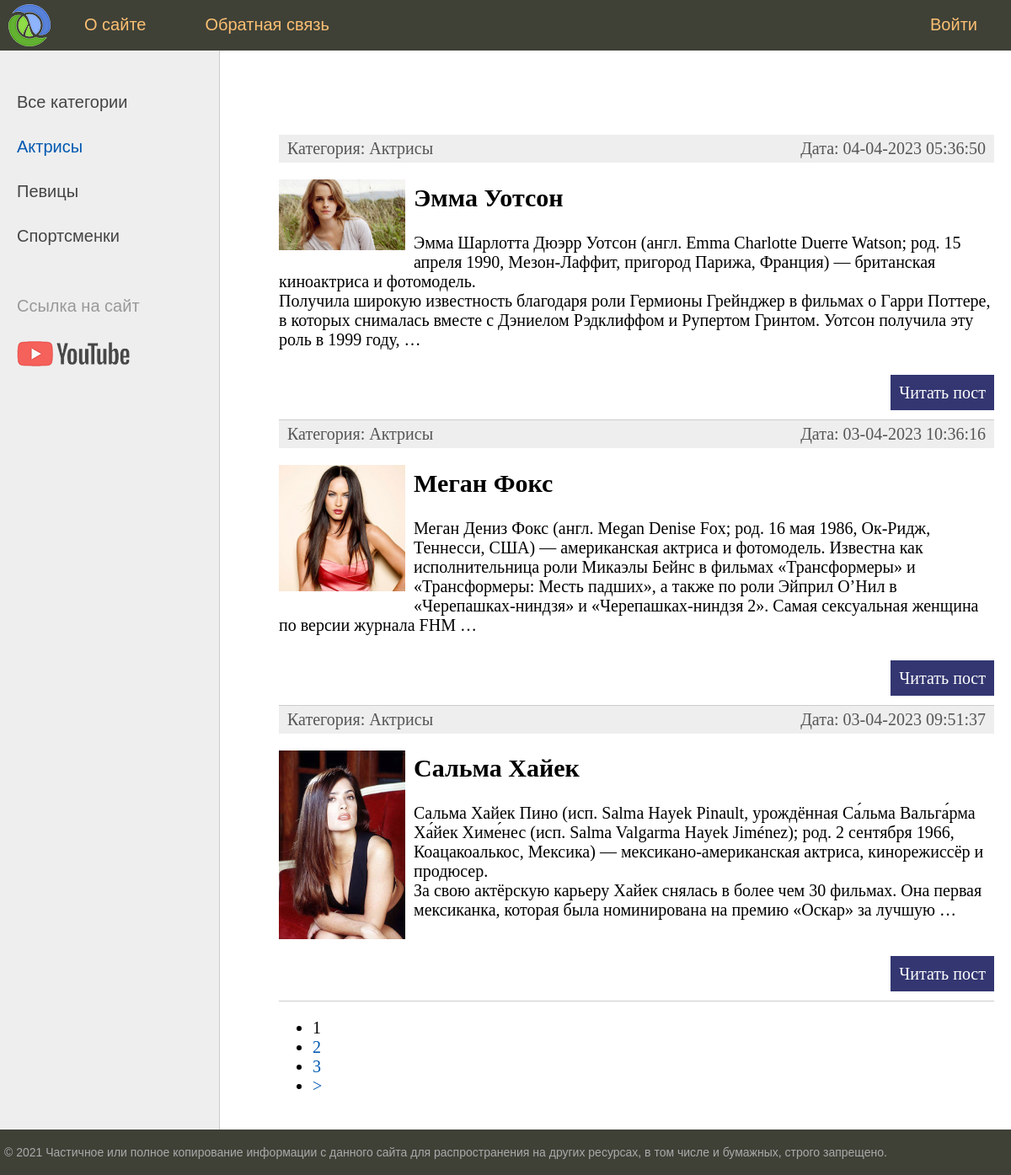
Screenshot of /category/aktrisy/ with the database file from the repository.
### women/models.py (models this page shows, shortened)
class Category(models.Model):
    name = models.CharField(max_length=100, db_index=True, verbose_name="Категория")
    slug = models.SlugField(max_length=255, unique=True, db_index=True, verbose_name="URL")
    def __str__(self):
        return self.name
    def get_absolute_url(self):
        return reverse('category', kwargs={'cat_slug': self.slug})
    class Meta:
        verbose_name = 'Категорию'
        verbose_name_plural = 'Категории'
        ordering = ['id']

class Women(models.Model):
    title = models.CharField(max_length=255, verbose_name="Заголовок")
    slug = models.SlugField(max_length=255, unique=True, db_index=True, verbose_name="URL")
    content = models.TextField(blank=True, verbose_name="Текст статьи")                                    #  blank=True поле может оставаться пустым
    photo = models.ImageField(upload_to="photos/%Y/%m/%d/", verbose_name="Фото")                           #  подкаталог photos/%Y/%m/%d/ текущий год/месяц/день
    time_create = models.DateTimeField(auto_now_add=True, verbose_name="Время создания")                   #  auto_now_add=True примет текущее время в момент записи и его не поменяет
    time_update = models.DateTimeField(auto_now=True, verbose_name="Время изменения")                      #  auto_now=True примет текущее время в момент записи и его поменяет в случае редактирования
    is_published = models.BooleanField(default=True, verbose_name="Публикация")                            #  default=True при добавлении новой записи то данное поле по умол. примет True
    cat = models.ForeignKey('Category', on_delete=models.PROTECT, verbose_name="Категория")                # 'Category' имя класса в кавычках поскольку class Category идет после class Women
    def get_absolute_url(self):
        return reverse('post', kwargs={'post_slug': self.slug})
    class Meta:
        verbose_name = 'Известные женщины'
        verbose_name_plural = 'Известные женщины'
        ordering = ['-time_create', 'title']                                                                #  Сортировка по времени в admin django

### women/views.py (the view)
# urls.py: path('category/<slug:cat_slug>/', WomenCategory.as_view(), name='category'),
class WomenCategory(DataMixin, ListView):
    model = Women                                 #  Отобразить список статей
    template_name = 'women/index.html'            #  Указать ссылку на шаблон
    context_object_name = 'posts'                 #  Указать переменную 'posts'
    allow_empty = False
    def get_queryset(self):                                                                   #  Метод позволяющий фильтровать публикации т.е показывать только то что разрешено
        return Women.objects.filter(cat__slug=self.kwargs['cat_slug'], is_published=True)     #  Показывать только те публикации в которых значение True
    def get_context_data(self, *, object_list=None, **kwargs):
        context = super().get_context_data(**kwargs)                                          #  Фрмирования контекста данных имеющиеся в род. классе ListView
        c_def = self.get_user_context(title='Категория - ' + str(context['posts'][0].cat),
                                      cat_selected=context['posts'][0].cat_id)
        return dict(list(context.items()) + list(c_def.items()))

### women/utils.py (called while the page is built)
    def get_user_context(self, **kwargs):                       #  Создает контекст для шаблона  f.e template_name --> 'women/index.html'
        context = kwargs                                        #  Формирование списка категорий
        cats = Category.objects.annotate(Count('women'))        #  Не отображать рубрику(и) в которых отсутствует запись статья
        user_menu = menu.copy()                                 #  Создает копию словаря 'menu' с сохраняем ее в переменной 'user_menu'
        if not self.request.user.is_authenticated:
            user_menu.pop(1)
        context['menu'] = user_menu                             #  Передает ссылку на 'menu'
        context['cats'] = cats                                  #  Прописывает контекст для рубрик
        if 'cat_selected' not in context:
            context['cat_selected'] = 0
        return context

### women/templates/women/index.html (shortened to what this page needs)
{% extends 'women/base.html' %}
{% block content %}
<ul class="list-articles">
    {% for p in posts %}
    <li>
        <div class="article-panel">
            <p class="first">Категория: {{p.cat}}</p>
            <p class="last">Дата: {{p.time_update|date:"d-m-Y H:i:s"}}</p>
        </div>
        {% if p.photo %}
        <p><img class="img-article-left thumb" src="{{p.photo.url}}"></p>
        {% endif %}
        <h2>{{p.title}}</h2>
        {% autoescape off %}
        {{p.content|linebreaks|truncatewords:50}}
        {% endautoescape %}
        <p class="link-read-post"><a href="{{ p.get_absolute_url }}">Читать пост</a></p>
    </li>
    {% endfor %}
</ul>
{% endblock %}

### women/templates/women/base.html (shortened to what this page needs)
{% load static %}
{% load women_tags %}
<!DOCTYPE html>
<html>
<head>
    <link type="text/css" href="{% static 'women/css/styles.css' %}" rel="stylesheet" />
</head>
<body>
    <table class="table-page" border=0 cellpadding="0" cellspacing="0">
        <tr>
            <td valign=top>
                {% block mainmenu %}
                <div class="header">
                    <ul id="mainmenu" class="mainmenu">
                        <li class="logo"><a href="{% url 'home' %}">
                                <div class="logo"></div>
                            </a></li>
                        {% for m in menu %}
                        {% if not forloop.last %}
                        <li><a href="{% url m.url_name %}">{{m.title}}</a></li>
                        {% else %}
                        <li class="last"><a href="{% url m.url_name %}">{{m.title}}</a></li>
                        {% endif %}
                        {% endfor %}
                    </ul>
                </div>
                {% endblock mainmenu %}
                <table class="table-content" border=0 cellpadding="0" cellspacing="0">
                    <tr>
                        <td valign="top" class="left-chapters">
                            <ul id="leftchapters">
                                {% if cat_selected == 0 %}
                                <li class="selected">Все категории</li>
                                {% else %}
                                <li><a href="{% url 'home' %}">Все категории</a></li>
                                {% endif %}
                                {% for c in cats %}
                                {% if c.women__count > 0 %}
                                {% if c.pk == cat_selected %}
                                <li class="selected">{{c.name}}</li>
                                {% else %}
                                <li><a href="{{c.get_absolute_url}}">{{c.name}}</a></li>
                                {% endif %}
                                {% endif %}
                                {% endfor %}
                                <li class="share">
                                    <p>Ссылка на сайт</p>
                                    <a class="share-yt" href="https://www.youtube.com" target="_blank"
                                        rel="nofollow"></a>
                                </li>
                            </ul>
                        </td>
                        <td valign="top" class="content">
                            <div class="content-text">
                                {% block content %}
                                {% endblock %}
                                {% if page_obj.has_other_pages %}
                                <nav class="list-pages">
                                    <ul>
                                        {% for p in paginator.page_range %}
                                        {% if page_obj.number == p %}
                                        <li class="page-num page-num-selected">{{p}}</li>
                                        {% elif p >= page_obj.number|add:-2 and p <= page_obj.number|add:2 %} <li
                                            class="page-num">
                                            <a href="?page={{p}}">{{p}}</a>
                                            </li>
                                            {% endif %}
                                            {% endfor %}
                                            {% if page_obj.has_next %}
                                            <li class="page-num">
                                                <a href="?page={{page_obj.next_page_number}}">&gt;</a>
                                            </li>
                                            {% endif %}
                                    </ul>
                                </nav>
                                {% endif %}
                            </div>
                        </td>
                    </tr>
                </table>
            </td>
        </tr>
        <tr>
            <td valign=top>
                <div id="footer">
                    <p>&copy; 2021 Частичное или полное копирование информации с данного сайта для распространения на
                        других ресурсах, в том числе и бумажных, строго запрещено.</p>
                </div>
            </td>
        </tr>
    </table>
</body>
</html>

### women/static/women/css/styles.css (style rules this page uses)
html, body { font-family: 'Arial'; margin: 0; padding: 0; height: 100%; width: 100%; color: #444; }
a { color: #0059b2; text-decoration: none; }
img { max-width: 600px; height: auto; }
img.img-article-left { max-width: 300px; height: auto; float: left; padding: 0 10px 10px 0; }
img.img-article-left.thumb { max-width: 150px; height: auto; }
p.link-read-post { text-align: right; }
p.link-read-post a { padding: 10px; min-width: 100px; background: #333671; color: #fff; text-decoration: none; }
div.article-panel { background: #eee; padding: 5px 10px 5px 10px; box-sizing: border-box; overflow: hidden; color: #555; }
div.article-panel p.first { margin: 0; float: left; }
div.article-panel p.last { margin: 0; float: right; }
ul.list-articles { list-style: none; margin: 0; padding: 0; }
ul.list-articles li { border-bottom: 1px solid #ccc; }
.table-page { width: 100%; height: 100%; vertical-align: top; }
.table-page tr { height: 100%; }
.header { background: #3F4137; height: 60px; }
.logo { background: url('../images/logo.png') no-repeat 10px 5px; width: 70px; height: 60px; }
ul.mainmenu { list-style: none; margin: 0; padding: 0; height: 60px; color: #fdc073; font-size: 20px; overflow: hidden; }
ul.mainmenu li { float: left; margin: 18px 40px 0 30px; }
ul.mainmenu li.logo { margin: 0; }
ul.mainmenu li.last { float: right; }
ul.mainmenu li a { color: #fdc073; text-decoration: none; }
.table-content { width: 100%; min-height: 100%; height: 100%; }
.left-chapters { margin: 0; background: #eee; border-right: 1px solid #ccc; min-height: 100%; }
.left-chapters ul { width: 230px; min-height: 100%; margin: 0; padding: 20px 10px 10px 20px; list-style: none; font-size: 20px; }
.left-chapters ul li { margin: 30px 0 0 0; color: #999; }
.left-chapters ul li.selected { color: #0059b2; }
.left-chapters ul li a { color: #444; text-decoration: none; }
.left-chapters ul li.share { margin: 60px 0 0 0; }
.left-chapters ul li.share p { margin: 30px 0 30px 0; }
.left-chapters ul li.share a { display: inline-block; width: 40px; height: 40px; margin: 0 20px 0 0; }
.left-chapters ul li.share a.share-yt { width: 100%; height: 30px; background: url('../images/share_yt.png') no-repeat 0 0 }
.content { padding: 40px 20px 20px 40px; width: 100%; box-sizing: border-box; }
.content-text { margin: 60px 0 0 30px; color: #000; font-size: 20px; font-family: Yandex Sans Display Light; }
#footer { box-sizing: border-box; background: #3F4137; padding: 5px; color: #aaa; font-size: 14px; font-family: Verdana, Geneva, Arial, Helvetica; text-align: left; overflow: hidden; }

### rows the page displays
Category: name "Актрисы"
Category: name "Певицы"
Category: name "Спортсменки"
Women: cat "Актрисы", time_update "04-04-2023 05:36:50", photo (picture), title "Эмма Уотсон", content "Эмма Шарлотта Дюэрр Уотсон (англ. Emma Charlotte Duerre Watson; род. 15 апреля 1990, Мезон-Лаффит, пригород Парижа, Франция) — британская киноактриса и фотомодель. Получила широкую известность благодаря роли Гермионы Грейнджер в фильмах о Гарри Поттере, в которых снималась вместе с Дэниелом Рэдклиффом и Рупертом Гринтом. Уотсон получила эту роль в 1999 году, …"
Women: cat "Актрисы", time_update "03-04-2023 10:36:16", photo (picture), title "Меган Фокс", content "Меган Дениз Фокс (англ. Megan Denise Fox; род. 16 мая 1986, Ок-Ридж, Теннесси, США) — американская актриса и фотомодель. Известна как исполнительница роли Микаэлы Бейнс в фильмах «Трансформеры» и «Трансформеры: Месть падших», а также по роли Эйприл О’Нил в «Черепашках-ниндзя» и «Черепашках-ниндзя 2». Самая сексуальная женщина по версии журнала FHM …"
Women: cat "Актрисы", time_update "03-04-2023 09:51:37", photo (picture), title "Сальма Хайек", content "Сальма Хайек Пино (исп. Salma Hayek Pinault, урождённая Са́льма Вальга́рма Ха́йек Химе́нес (исп. Salma Valgarma Hayek Jiménez); род. 2 сентября 1966, Коацакоалькос, Мексика) — мексикано-американская актриса, кинорежиссёр и продюсер. За свою актёрскую карьеру Хайек снялась в более чем 30 фильмах. Она первая мексиканка, которая была номинирована на премию «Оскар» за лучшую …"

### other values shown
{{ m.title }} "О сайте" "Обратная связь"
{{ m.title }} "Войти"
{{ p }} "1"
{{ p }} "2" "3"
